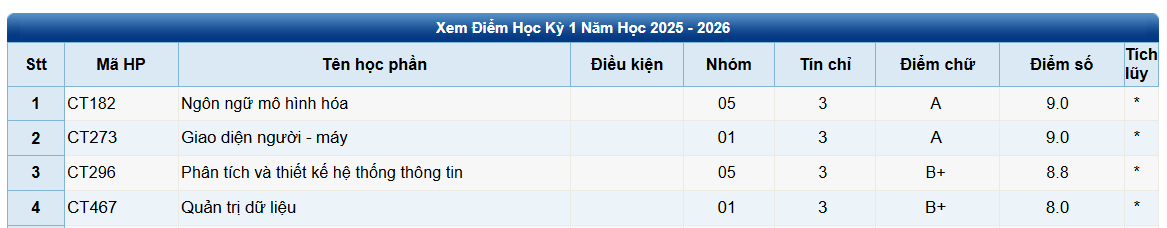
#> input picture uploads/Capture.PNG, 1167 x 228 px, found by its file name
$ python test_ocr.py
#> lines starting #> are read from the running program, lines starting #| are printed output that depends on the picture
import cv2
import pytesseract
import sys

# 👇 QUAN TRỌNG: sửa đúng đường dẫn tesseract.exe
pytesseract.pytesseract.tesseract_cmd = r"C:\Program Files\Tesseract-OCR\tesseract.exe"

# 👇 sửa đúng đường dẫn ảnh của bạn
image_path = r"C:\xampp\htdocs\nienluancoso\uploads\Capture.png"

img = cv2.imread(image_path)
#> img is the input picture: shape (228, 1167, 3); mean B, G, R 229.5, 217.9, 205.7

if img is None:
    print("❌ Không đọc được ảnh")
    sys.exit()

# Chuyển sang grayscale
gray = cv2.cvtColor(img, cv2.COLOR_BGR2GRAY)
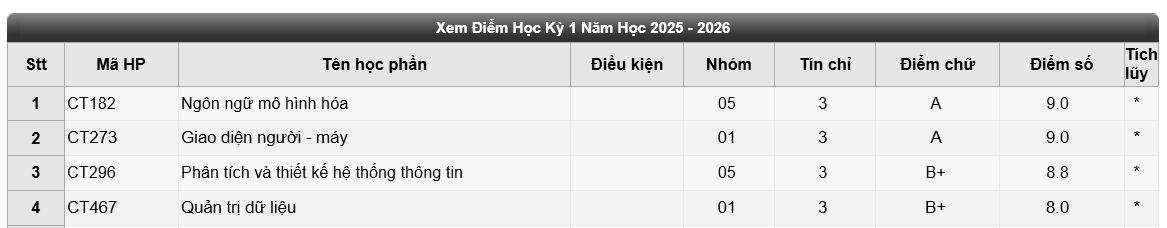
#> gray: shape (228, 1167); min 0, max 255, mean 215.5

# OCR
#> (the run stopped early here; a loop or call above may not have finished)

$ run again, with uploads/hinh.PNG copied over uploads/Capture.PNG
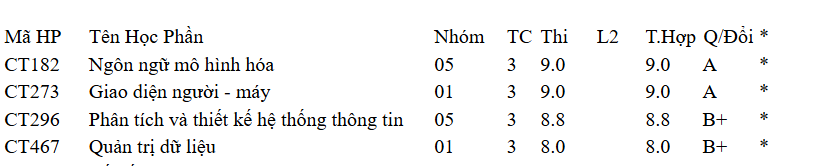
#> input picture uploads/hinh.PNG, 813 x 166 px, found by its file name
#> img is the input picture: shape (166, 813, 3); mean B, G, R 242.4, 242.4, 242.4
#> `gray = cv2.cvtColor(img, cv2.COLOR_BGR2GRAY)`:
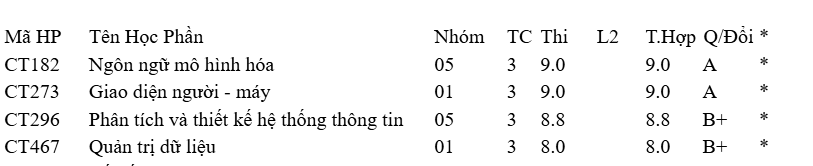
#> gray: shape (166, 813); min 0, max 255, mean 242.4
